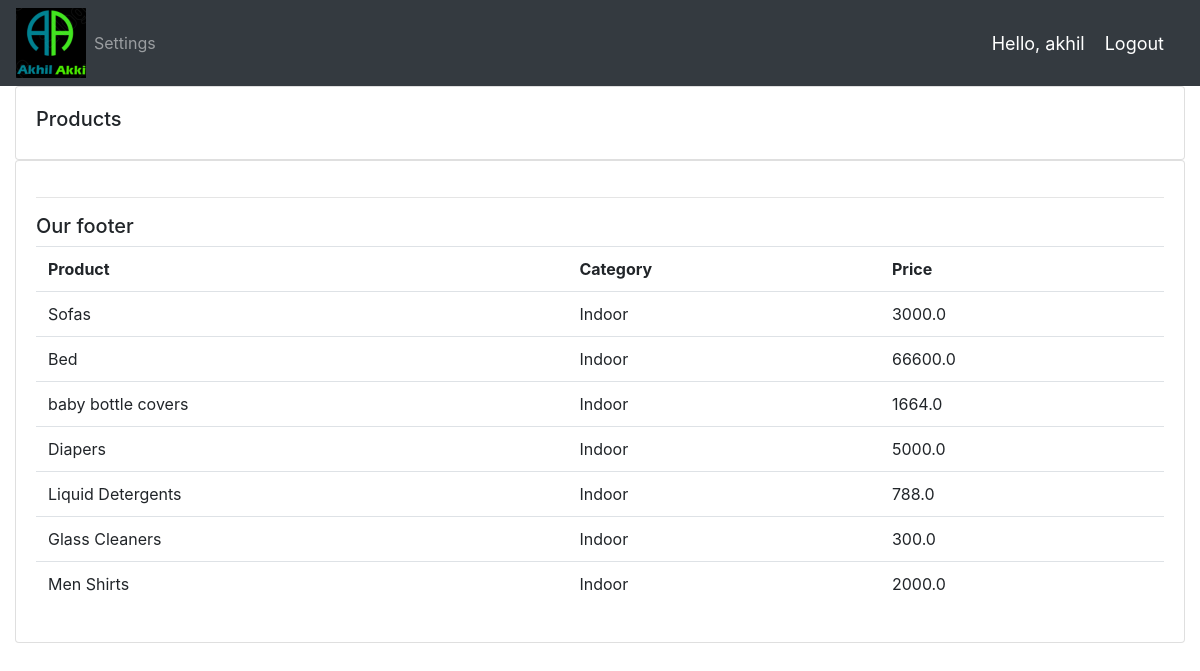
The page /products/ (signed in) on the database its author committed.
### crmapp/models.py (models this page shows, shortened)
class Product(models.Model):
    CATEGORY = (
                ('Indoor','Indoor'),
                ('Outdoor','Outdoor'),
                )
    name =  models.CharField(max_length=200,null=True )
    price = models.FloatField(null=True )
    category = models.CharField(max_length=200,null=True, choices=CATEGORY)
    description = models.CharField(max_length=200,null=True,blank=True  )
    date_created = models.DateTimeField(auto_now_add=True,null=True)
    tags=models.ManyToManyField(Tag)

### crmapp/decorators.py (the view)
		def wrapper_func(request, *args, **kwargs):
			group = None
			if request.user.groups.exists():
				group = request.user.groups.all()[0].name
			if group in allowed_roles:
				return view_func(request, *args, **kwargs)
			else:
				return HttpResponse('You are not authorized to view this page')

### crmapp/views.py (called while the page is built)
@login_required(login_url='login')
@allowed_users(allowed_roles=['admin'])
def products(request):
    products=Product.objects.all()
    return render(request,'crmapp/products.html',{'products':products})

### crmapp/templates/crmapp/products.html
{% extends 'crmapp/main.html'%}
{% block content %}
<div class="row">
			<div class="col-md">
				<div class="card card-body">
					<h5>Products</h5>
				</div>
				<div class="card card-body">
					<table class="table">
						<tr>
							<th>Product</th>
							<th>Category</th>
							<th>Price</th>
						</tr>
						{% for i in products %}
						<tr>
						  <td>{{i.name}}</td>
						   <td>{{i.category}}</td>
						    <td>{{i.price}}</td>
						  </tr>
						{% endfor %}
{% endblock %}

### crmapp/templates/crmapp/navbar.html (shortened to what this page needs)
{% load static %}
<nav class="navbar navbar-expand-lg navbar-dark bg-dark">
 <img src="{% static 'img/log.png' %}">
  <div class="collapse navbar-collapse" id="navbarNav">
    <ul class="navbar-nav">
	{% if request.user.is_staff %}
      <li class="nav-item active">
        <a class="nav-link" href="{% url 'home' %}">Dashboard</a>
      </li>
      <li class="nav-item">
        <a class="nav-link" href="{% url 'products' %}">Products</a>
      </li>
	  {% else  %}
	  <li class = "nav-item">
	  <a class = "nav-link" href="{% url 'account' %}">Settings</a>
	  </li>
	  {% endif %}
    </ul>
  </div>
  <span class="hello-msg">Hello, {{request.user}}</span>
  <span ><a  class="hello-msg" href="{% url 'logout' %}">Logout</a></span>
</nav>

### crmapp/templates/crmapp/navbar.html (style rules this page uses)
.hello-msg { font-size: 18px; color: #fff; margin-right: 20px; }

### rows shown on the page
Product: name "Sofas", category "Indoor", price "3000.0"
Product: name "Bed", category "Indoor", price "66600.0"
Product: name "baby bottle covers", category "Indoor", price "1664.0"
Product: name "Diapers", category "Indoor", price "5000.0"
Product: name "Liquid Detergents", category "Indoor", price "788.0"
Product: name "Glass Cleaners", category "Indoor", price "300.0"
Product: name "Men Shirts", category "Indoor", price "2000.0"

### other values the page prints
{{ request.user }} "akhil"
